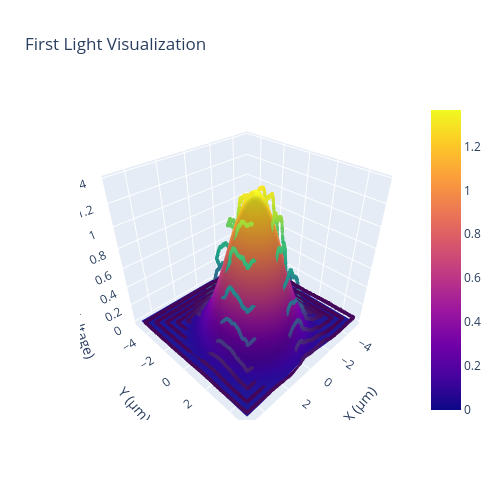

Notebook cell for this chart:
### Code cell
### Broad scan
stage = 'r'
line_numbers = [0, 1, 2]    # motion i/o for left XY, right XY, all Z (works assuming both fibers don't move at the same time)
speed = 7                  # Speed setting from 0-9. Higher is only faster to a point.

commands = flc.pgen.generate_linear_spiral((10, 10), 20)    # params are scan dimension (should be x,y) and number of steps.
result = flc.scan_path(stage, commands, speed, line_numbers, perform_regression = True)

datapoints = result['datapoints']
fig = result['figure']

## Maximum point delta
max_point = datapoints[
    np.argmax(datapoints[:, 2])
][:2]
print(f"Maximum: {max_point}")

fig.show()

### Figure 1 — Plotly figure (JSON) as saved in the notebook; plotly's stock layout.template omitted (floating-point values rounded to 4 significant figures; data arrays with more than 128 entries replaced by an {"elided": "..."} marker saying what was removed)
{"data": [{"marker": {"color": {"elided": "14315 float values"}, "colorscale": [[0, "#440154"], [0.1111, "#482878"], [0.2222, "#3e4989"], [0.3333, "#31688e"], [0.4444, "#26828e"], [0.5556, "#1f9e89"], [0.6667, "#35b779"], [0.7778, "#6ece58"], [0.8889, "#b5de2b"], [1, "#fde725"]], "opacity": 0.8, "size": 2}, "mode": "markers", "name": "Datapoints", "type": "scatter3d", "x": {"elided": "14315 float values"}, "y": {"elided": "14315 float values"}, "z": {"elided": "14315 float values"}}, {"type": "surface", "x": {"elided": "100x100 float values"}, "y": {"elided": "100x100 float values"}, "z": {"elided": "100x100 float values"}}], "layout": {"autosize": true, "height": 500, "scene": {"aspectmode": "cube", "xaxis": {"title": {"text": "X (μm)"}}, "yaxis": {"title": {"text": "Y (μm)"}}, "zaxis": {"title": {"text": "Radiant Power (Voltage)"}}}, "title": {"text": "First Light Visualization"}, "width": 500, "yaxis": {"scaleanchor": "x", "scaleratio": 1}}}
